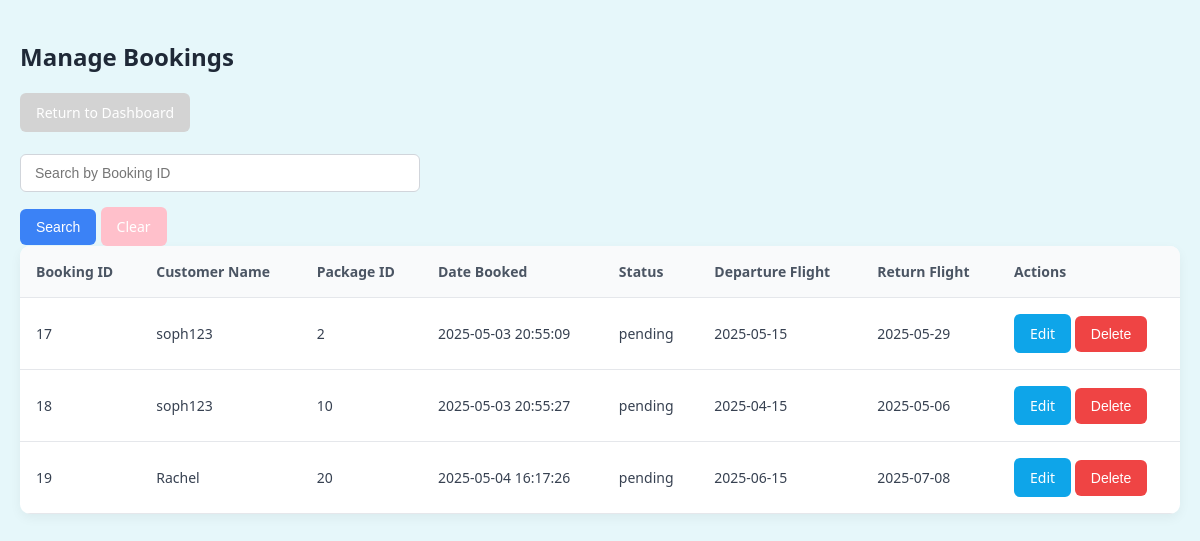
The app's page /Admin/Object/manage_bookings.php with its own data.
### tables this page shows
CREATE TABLE IF NOT EXISTS `bookings` (
  `bookingID` int NOT NULL AUTO_INCREMENT,
  `user_id` int NOT NULL,
  `package_id` int NOT NULL,
  `dateBooked` timestamp NULL DEFAULT CURRENT_TIMESTAMP,
  `status` enum('pending','completed') DEFAULT 'pending',
  `departureFlight` varchar(255) DEFAULT NULL,
  `returnFlight` varchar(255) DEFAULT NULL,
  PRIMARY KEY (`bookingID`),
  KEY `user_id` (`user_id`),
  KEY `package_id` (`package_id`),
  CONSTRAINT `bookings_ibfk_1` FOREIGN KEY (`user_id`) REFERENCES `customers` (`userID`) ON DELETE CASCADE,
  CONSTRAINT `bookings_ibfk_2` FOREIGN KEY (`package_id`) REFERENCES `packages` (`packageID`) ON DELETE CASCADE
);

CREATE TABLE IF NOT EXISTS `users` (
  `userID` int NOT NULL AUTO_INCREMENT,
  `username` varchar(255) NOT NULL,
  `email` varchar(255) NOT NULL,
  `password` varchar(255) NOT NULL,
  `created_at` datetime DEFAULT CURRENT_TIMESTAMP,
  `user_type` enum('customer','admin') NOT NULL DEFAULT 'customer',
  PRIMARY KEY (`userID`),
  UNIQUE KEY `email` (`email`)
);

### Admin/Object/manage_bookings.php (the view, shortened to what this page needs)
<?php
require_once 'classes/Booking.php';
require_once 'db1.php';
try {
    $searchBookingID = isset($_GET['search']) ? escape($_GET['search']) : '';
    if (!empty($searchBookingID)) {
        $sql = "SELECT * FROM bookings WHERE bookingID = :bookingID";
        $stmt = $conn->prepare($sql);
        $stmt->execute(['bookingID' => $searchBookingID]);
    } else {
        $sql = "SELECT * FROM bookings";
        $stmt = $conn->prepare($sql);
        $stmt->execute();
    }
    $result = $stmt->fetchAll(PDO::FETCH_ASSOC);
} catch (PDOException $e) {
    echo "<script>alert('Database retrieval error: " . htmlspecialchars($e->getMessage()) . "');</script>";
}
?>
<!DOCTYPE html>
<html lang="en">
<head>
    <link rel="stylesheet" href="css/Admin.css">
</head>
<body>
    <h2 class="mb-4">Manage Bookings</h2>
    <a href="dashboard.php" class="back-link"> Return to Dashboard</a>
    <br><br>
    <form action="manage_bookings.php" method="GET" class="mb-4">
        <div class="input-group mb-3" style="max-width: 400px;">
            <input type="text" class="form-control" name="search" placeholder="Search by Booking ID" value="<?php echo htmlspecialchars($searchBookingID); ?>">
            <button class="Search" type="submit">Search</button>
            <a href="manage_bookings.php" class="Clear">Clear</a>
        </div>
    </form>
    <table>
        <thead>
            <tr>
                <th>Booking ID</th>
                <th>Customer Name</th>
                <th>Package ID</th>
                <th>Date Booked</th>
                <th>Status</th>
                <th>Departure Flight</th>
                <th>Return Flight</th>
                <th>Actions</th>
            </tr>
        </thead>
        <tbody>
            <?php foreach ($result as $row) { ?>
                <tr id="row-<?php echo $row['bookingID']; ?>">
                    <td><?php echo htmlspecialchars($row['bookingID']); ?></td>
                    <td>
                        <?php
                        if (isset($row['user_id'])) {
                            $userID = intval($row['user_id']);
                            $userStmt = $conn->prepare("SELECT username FROM users WHERE userID = ?");
                            $userStmt->execute([$userID]);
                            $userRow = $userStmt->fetch(PDO::FETCH_ASSOC);
                            echo $userRow ? htmlspecialchars($userRow['username']) : 'Unknown User';
                        } else {
                            echo 'Unknown User';
                        }
                        ?>
                    </td>
                    <td><?php echo htmlspecialchars($row['package_id'] ?? ''); ?></td>
                    <td><?php echo htmlspecialchars($row['dateBooked'] ?? ''); ?></td>
                    <td><?php echo htmlspecialchars($row['status'] ?? ''); ?></td>
                    <td><?php echo htmlspecialchars($row['departureFlight'] ?? ''); ?></td>
                    <td><?php echo htmlspecialchars($row['returnFlight'] ?? ''); ?></td>
                    <td>
                        <a href="manage_bookings.php?edit=<?php echo $row['bookingID']; ?>" class="Edit">Edit</a>
                        <form method="POST" action="delete_booking.php" style="display:inline;" onsubmit="return confirm('Are you sure you want to delete this booking?');">
                            <button type="submit" class="Delete">Delete</button>
                        </form>
                    </td>
                </tr>
        <?php } ?>
        </tbody>
    </table>
</body>
</html>

### Admin/Object/css/Admin.css (style rules this page uses)
body { font-family: 'Segoe UI', Tahoma, Geneva, Verdana, sans-serif; background-color: #e6f7fa; margin: 0; padding: 20px; color: #1f2937; }
input[type="text"], input[type="email"], input[type="password"], input[type="number"], textarea { width: 100%; padding: 10px 14px; border: 1px solid #d1d5db; border-radius: 6px; font-size: 14px; margin-bottom: 15px; box-sizing: border-box; }
table { width: 100%; table-layout: auto; border-collapse: separate; border-spacing: 0; background-color: white; border-radius: 10px; overflow: hidden; box-shadow: 0 4px 12px rgba(0, 0, 0, 0.05); }
th { background-color: #f9fafb; color: #4b5563; font-weight: 600; font-size: 14px; text-align: left; padding: 16px; border-bottom: 1px solid #e5e7eb; }
td { padding: 16px; font-size: 14px; color: #374151; border-bottom: 1px solid #e5e7eb; }
.back-link, .create, .Delete, .Clear, .Search, .Update, .Edit, .Answer { display: inline-block; padding: 10px 16px; border: none; border-radius: 6px; font-size: 14px; font-weight: 500; color: white; cursor: pointer; transition: background-color 0.2s ease; text-decoration: none; }
.back-link { background-color: lightgrey; }
.Delete { background-color: #ef4444; }
.Clear { background-color: pink; }
.Search { background-color: #3b82f6; }
.Edit { background-color: #0ea5e9; }

### records on screen
bookings: bookingID "17", users.username "soph123", package "2", dateBooked "2025-05-03 20:55:09", status "pending", departureFlight "2025-05-15", returnFlight "2025-05-29"
bookings: bookingID "18", users.username "soph123", package "10", dateBooked "2025-05-03 20:55:27", status "pending", departureFlight "2025-04-15", returnFlight "2025-05-06"
bookings: bookingID "19", users.username "Rachel", package "20", dateBooked "2025-05-04 16:17:26", status "pending", departureFlight "2025-06-15", returnFlight "2025-07-08"
